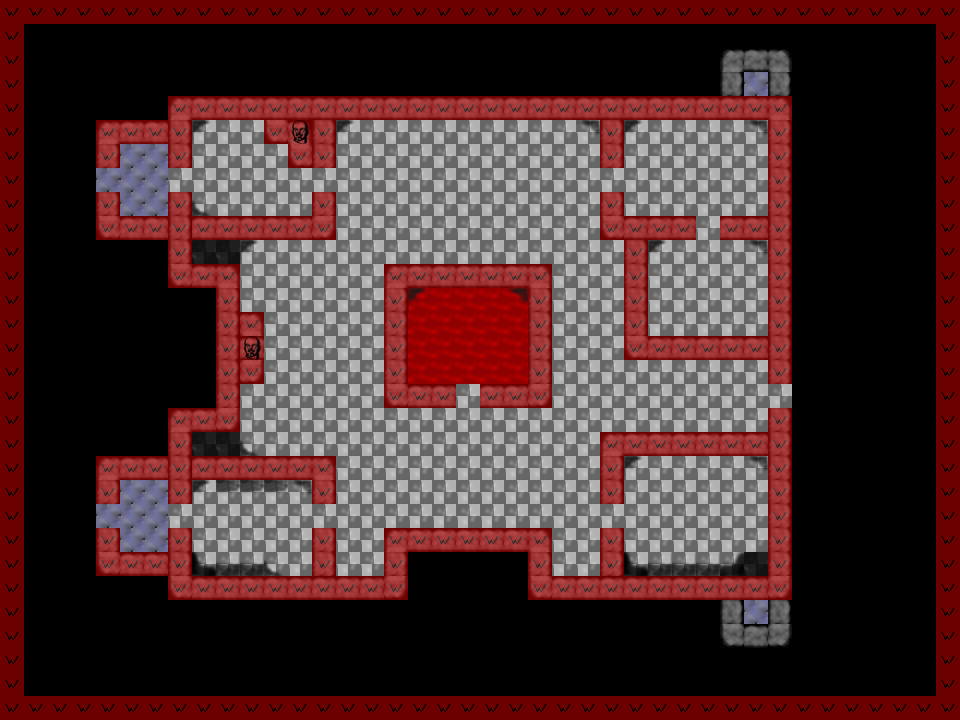

Tiled map render using the project's own tile images. Description and the map definition, with tile-layer contents summarised, below:
An orthogonal 40x30 tile map with 24x24 px tiles, 3 tile layers (Background, Walkable, Foreground), 1 hidden layer not drawn and 30 objects (4x ai-2, 4x ai-1, door-2, player-1, device, ...).

<map version="1.0" orientation="orthogonal" renderorder="right-down" width="40" height="30" tilewidth="24" tileheight="24" nextobjectid="135">
 <tileset firstgid="1" name="level-tilesheet" tilewidth="24" tileheight="24" tilecount="50" columns="5">
  <image source="../graphics/level-tilesheet.png" width="120" height="192" />
  <tile id="15">
   <properties>
    <property name="initial-state" type="bool" value="false" />
   </properties>
  </tile>
 </tileset>
 <layer name="Background" width="40" height="30">
  <properties>
   <property name="type" value="visual" />
  </properties>
  <data>[1200 cells, 568 non-empty, 9 distinct tile ids]</data>
 </layer>
 <layer name="Walkable" width="40" height="30" opacity="0.42">
  <properties>
   <property name="type" value="movement" />
  </properties>
  <data>[1200 cells, 322 non-empty, 1 distinct tile ids]</data>
 </layer>
 <objectgroup name="Objects">
  <object id="36" name="door-2" gid="4" x="597.769" y="525.383" width="24" height="24">
   <properties>
    <property name="angle" type="float" value="90" />
    <property name="controlled-by" value="" />
    <property name="type" value="door" />
   </properties>
  </object>
  <object id="50" name="player-1" gid="2" x="249.913" y="186.27" width="24" height="24">
   <properties>
    <property name="active" type="int" value="1" />
    <property name="type" value="player" />
   </properties>
  </object>
  <object id="55" name="device" gid="11" x="479.694" y="315.339" width="24" height="24">
   <properties>
    <property name="type" value="doomsday-device" />
   </properties>
  </object>
  <object id="59" name="door-11" gid="4" x="165.97" y="523.224" width="24" height="24">
   <properties>
    <property name="always-working" type="bool" value="true" />
    <property name="angle" type="float" value="90" />
    <property name="controlled-by" value="controller-3" />
    <property name="type" value="door" />
   </properties>
  </object>
  <object id="60" name="level-exit-2" gid="4" x="94.881" y="523.566" width="24" height="24">
   <properties>
    <property name="always-working" type="bool" value="true" />
    <property name="angle" type="float" value="90" />
    <property name="controlled-by" value="" />
    <property name="type" value="exit" />
   </properties>
  </object>
  <object id="62" name="door-3" gid="4" x="456.019" y="404.381" width="24" height="24">
   <properties>
    <property name="always-working" type="bool" value="false" />
    <property name="angle" type="float" value="0" />
    <property name="controlled-by" value="controller-1" />
    <property name="type" value="door" />
   </properties>
  </object>
  <object id="63" name="door-4" gid="4" x="697.04" y="237.789" width="24" height="24">
   <properties>
    <property name="angle" type="float" value="0" />
    <property name="controlled-by" value="" />
    <property name="type" value="door" />
   </properties>
  </object>
  <object id="67" name="door-91" gid="4" x="168.089" y="189.334" width="24" height="24">
   <properties>
    <property name="always-working" type="bool" value="true" />
    <property name="angle" type="float" value="90" />
    <property name="controlled-by" value="controller-4" />
    <property name="type" value="door" />
   </properties>
  </object>
  <object id="69" name="controller-2" gid="10" x="739.394" y="328.137" width="24" height="24">
   <properties>
    <property name="type" value="controller" />
   </properties>
  </object>
  <object id="102" name="player-2" gid="2" x="244.08" y="540.933" width="24" height="24">
   <properties>
    <property name="active" type="int" value="0" />
    <property name="type" value="player" />
   </properties>
  </object>
  <object id="106" name="door-6" gid="4" x="599.809" y="188.937" width="24" height="24">
   <properties>
    <property name="angle" type="float" value="90" />
    <property name="controlled-by" value="" />
    <property name="type" value="door" />
   </properties>
  </object>
  <object id="111" name="level-exit-1" gid="4" x="94.667" y="188.667" width="24" height="24">
   <properties>
    <property name="always-working" type="bool" value="true" />
    <property name="angle" type="float" value="90" />
    <property name="controlled-by" value="" />
    <property name="type" value="exit" />
   </properties>
  </object>
  <object id="112" name="level-exit-4" gid="4" x="768.333" y="404.667" width="24" height="24">
   <properties>
    <property name="angle" type="float" value="-90" />
    <property name="type" value="exit" />
   </properties>
  </object>
  <object id="115" name="mat-switch-1" gid="5" x="627.667" y="527.333" width="24" height="24">
   <properties>
    <property name="draw-line" type="bool" value="true" />
    <property name="locks" value="controller-3" />
    <property name="type" value="pressure-mat" />
   </properties>
  </object>
  <object id="116" name="controller-3" gid="10" x="745" y="624.333" width="24" height="24">
   <properties>
    <property name="draw-line" type="bool" value="true" />
    <property name="initial-state" type="bool" value="false" />
    <property name="type" value="controller" />
    <property name="visible" type="bool" value="true" />
   </properties>
  </object>
  <object id="118" name="controller-4" gid="10" x="743.667" y="95.3333" width="24" height="24">
   <properties>
    <property name="draw-line" type="bool" value="true" />
    <property name="initial-state" type="bool" value="false" />
    <property name="type" value="controller" />
    <property name="visible" type="bool" value="true" />
   </properties>
  </object>
  <object id="120" name="cam-1" gid="1" x="459" y="267" width="24" height="24">
   <properties>
    <property name="angle" type="float" value="0" />
    <property name="controlled-by" value="controller-21" />
    <property name="type" value="camera" />
   </properties>
  </object>
  <object id="121" name="mat-switch-2" gid="5" x="697" y="264" width="24" height="24">
   <properties>
    <property name="draw-line" type="bool" value="true" />
    <property name="locks" value="controller-4" />
    <property name="type" value="pressure-mat" />
   </properties>
  </object>
  <object id="127" name="controller-1" gid="10" x="686" y="482" width="24" height="24">
   <properties>
    <property name="draw-line" type="bool" value="true" />
    <property name="initial-state" type="bool" value="true" />
    <property name="type" value="controller" />
    <property name="visible" type="bool" value="true" />
   </properties>
  </object>
  <object id="128" name="door-9" gid="4" x="311" y="188" width="24" height="24">
   <properties>
    <property name="angle" type="float" value="90" />
    <property name="controlled-by" value="" />
    <property name="type" value="door" />
   </properties>
  </object>
  <object id="129" name="door-1" gid="4" x="310" y="524" width="24" height="24">
   <properties>
    <property name="always-working" type="bool" value="false" />
    <property name="angle" type="float" value="90" />
    <property name="controlled-by" value="controller-2" />
    <property name="type" value="door" />
   </properties>
  </object>
  </objectgroup>
 <objectgroup name="AIs">
  <!-- 2 objects omitted --></objectgroup>
 <layer name="Foreground" width="40" height="30">
  <properties>
   <property name="type" value="visual" />
  </properties>
  <data>[1200 cells, 35 non-empty, 9 distinct tile ids]</data>
 </layer>
 <objectgroup name="Patrols">
  <!-- 6 objects omitted --></objectgroup>
 <layer name="Searches" width="40" height="30" visible="0">
  <properties>
   <property name="type" value="object" />
  </properties>
  <data>[1200 cells, 10 non-empty, 1 distinct tile ids]</data>
 </layer>
 <objectgroup name="Rest points" visible="0" />
</map>
<!-- 9 of 30 objects omitted -->
